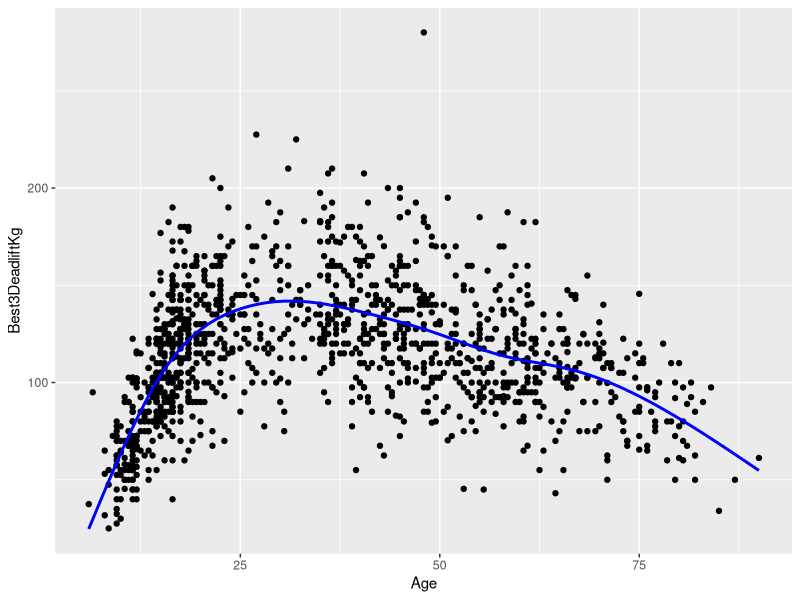
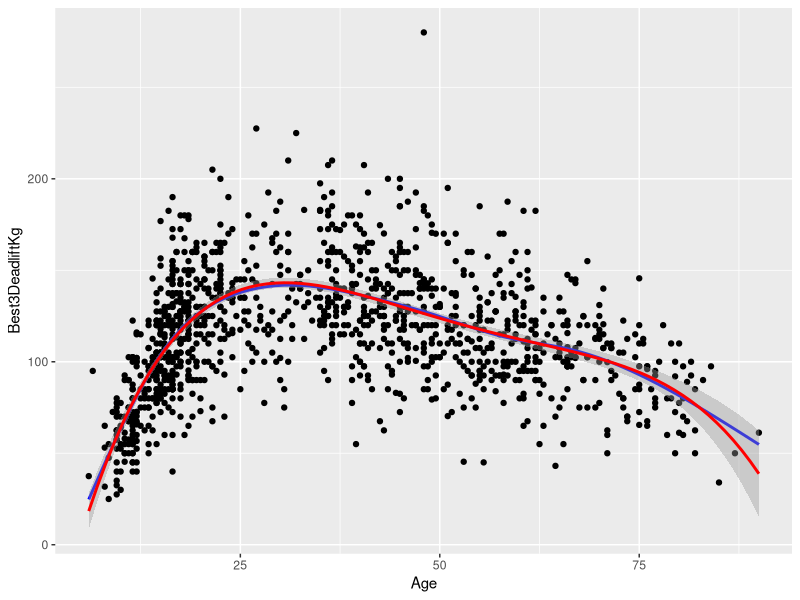
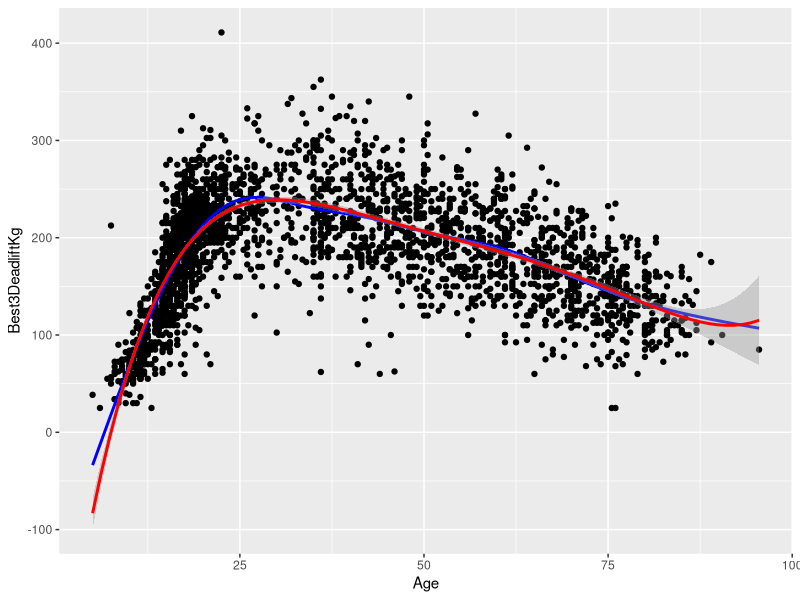
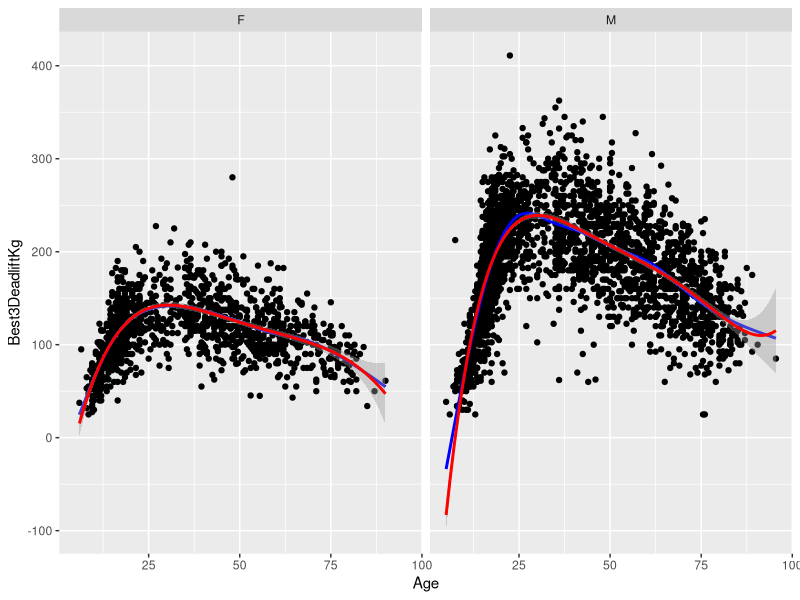
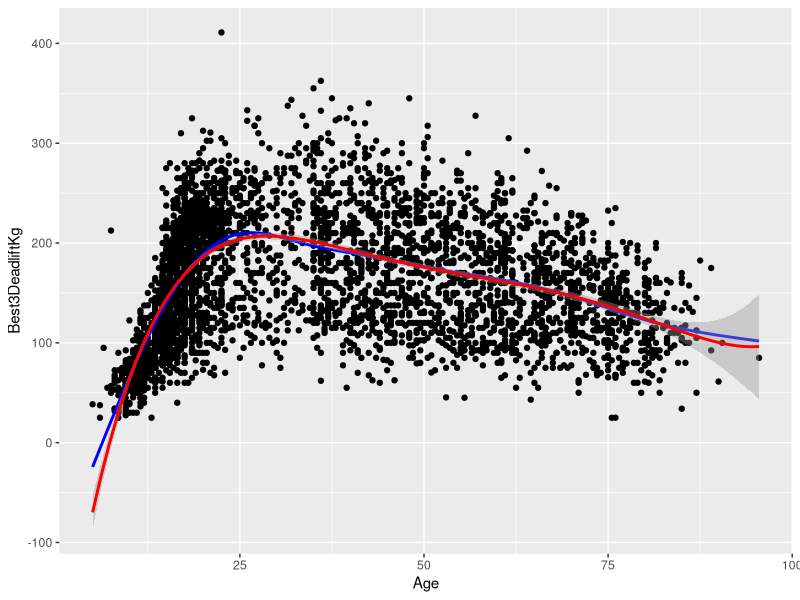

The R source for these figures, in order:
## ---- chunk 1
library(tidyverse)
library(readr)
library(broom)
powerlift <- read_csv("powerlift_sample_data_updated.csv")

powerlift_new <- powerlift |>
  filter(Event == "SBD") |>
  filter(Equipment %in% c("Raw", "Single-ply")) |>
  filter(Place != "DQ") |>
  filter(Place != "NS") |>
  drop_na(Place) |>
  filter(Place != "G") |>
  filter(Place != "DD") |>
  drop_na(Age) |>
  drop_na(AgeClass)

powerlift_new$SexIND = ifelse(powerlift_new$Sex == "M", 1, 0)
## ---- chunk 2
powerlift_f <- powerlift_new |>
  filter(Sex == "F")
## ---- chunk 3
powerlift_f <- powerlift_new |>
  filter(Sex == "F")

ggplot(data = powerlift_f, aes(x = Age, y = Best3DeadliftKg)) +
  geom_point() +
  geom_smooth(color = "blue", se = FALSE) #+
  #geom_smooth(color = "red", method = "lm", formula = y ~ poly(x, 5), se = FALSE)
## ---- chunk 4
ggplot(data = powerlift_f, aes(x = Age, y = Best3DeadliftKg)) +
  geom_point() +
  geom_smooth(color = "blue", se = FALSE) +
  geom_smooth(formula = y ~ poly(x, 4), color = "red")
## ---- chunk 5
DL <- lm(data = powerlift_f, Best3DeadliftKg ~ poly(Age, 4))
summary(DL)
## ---- chunk 6
female <- lm(data = powerlift_f, Best3DeadliftKg ~ poly(Age, 4))
predict_f <- predict(object = female, newdata = tibble(Age = powerlift_f$Age))
female_peak <- powerlift_f$Age[which.max(predict_f)]
female_peak
## ---- chunk 7
powerlift_m <-  powerlift_new |>

  filter(Sex == "M")

ggplot(data = powerlift_m, aes(x = Age, y = Best3DeadliftKg)) +
  geom_point() +
  geom_smooth(color = "blue", se = FALSE) +
  geom_smooth(formula = y ~ poly(x, 5), color = "red")

## ---- chunk 8
DL_m <- lm(data = powerlift_m, Best3DeadliftKg ~ poly(Age, 5))
summary(DL_m)
## ---- chunk 9
male <- lm(data = powerlift_m, Best3DeadliftKg ~ poly(Age, 5))
predict_m <- predict(object = male, newdata = tibble(Age = powerlift_m$Age))
male_peak <- powerlift_m$Age[which.max(predict_m)]
male_peak
## ---- chunk 10
ggplot(data = powerlift_new, aes(x = Age, y = Best3DeadliftKg)) +
  geom_point() +
  geom_smooth(color = "blue", se = FALSE) +
  geom_smooth(formula = y ~ poly(x, 5), color = "red") +
  facet_grid(~Sex)
## ---- chunk 11
ggplot(data = powerlift_new, aes(x = Age, y = Best3DeadliftKg)) +
  geom_point() +
  geom_smooth(color = "blue", se = FALSE) +
  geom_smooth(formula = y ~ poly(x, 5), color = "red")
## ---- chunk 12
powerlift_new$SexIND = ifelse(powerlift_new$Sex == "M", 1, 0)

dl_finish <- lm(data = powerlift_new, Best3DeadliftKg ~ poly(Age, 5)*SexIND)
summary(dl_finish)
## ---- chunk 13
overall <- lm(data = powerlift_new, Best3DeadliftKg ~ poly(Age, 5))
predict_o <- predict(object = overall, newdata = tibble(Age = powerlift_new$Age))
overall_peak <- powerlift_new$Age[which.max(predict_o)]
overall_peak
